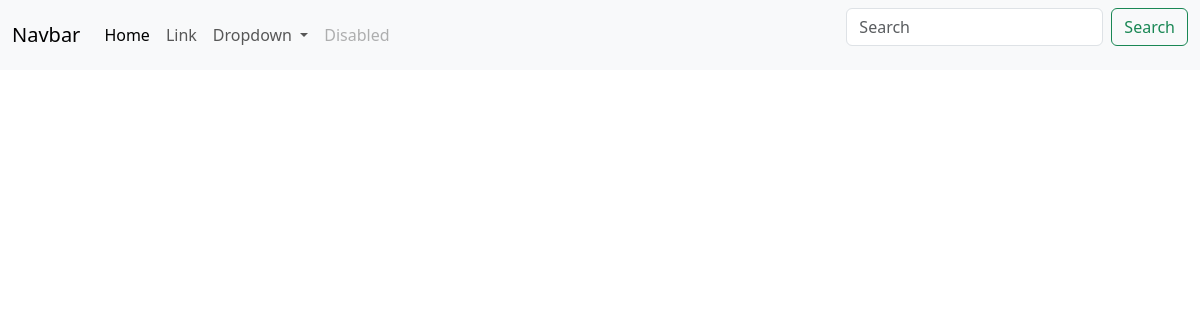
/posts/, run on an earlier commit of the app's database.
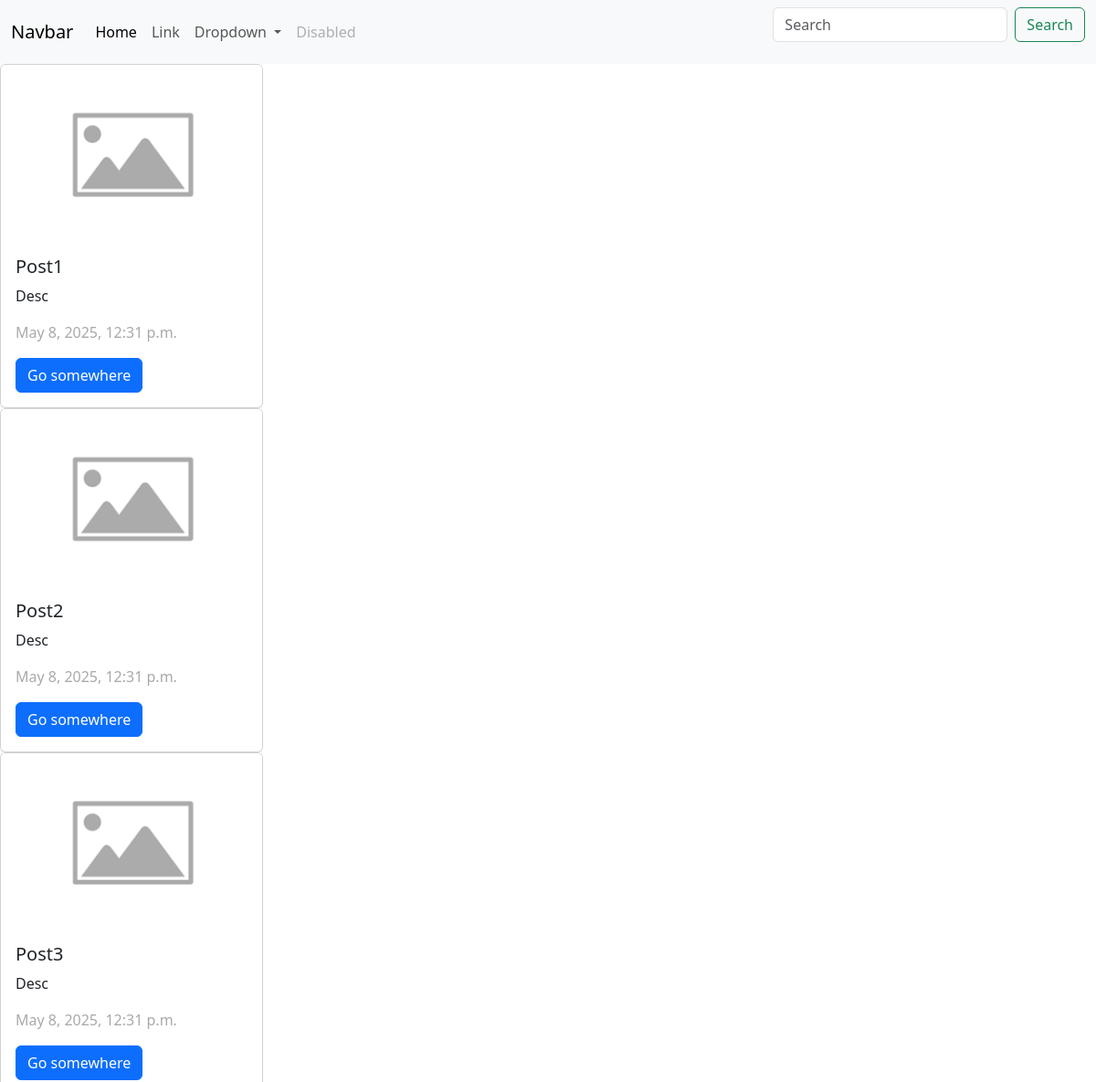
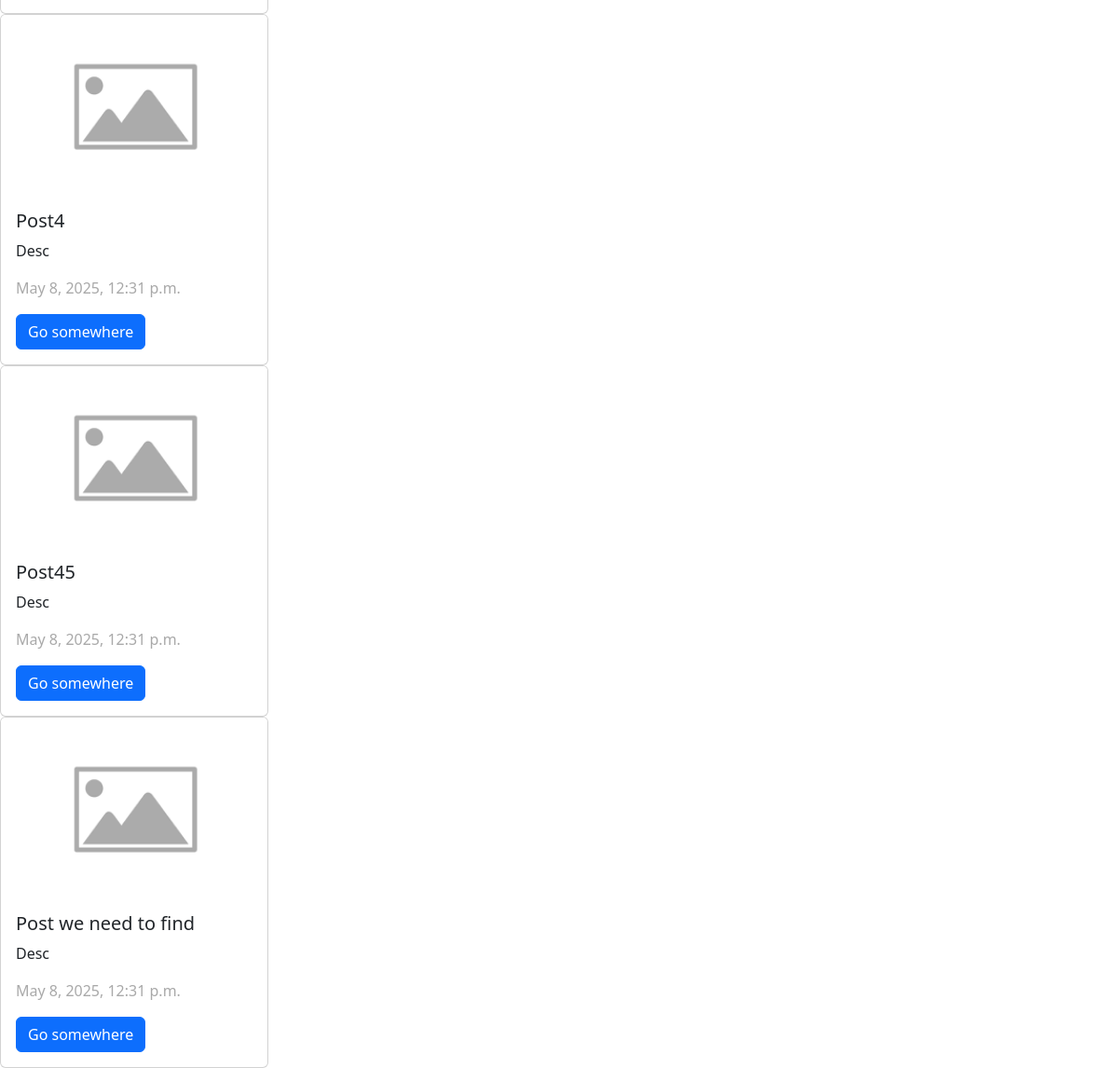
And on a later commit of the database (2 pictures, top to bottom).
### posts/models.py (models this page shows, shortened)
class Post(models.Model):
    image = models.ImageField(upload_to="post_images/", null=True, blank=True)
    title = models.CharField(max_length=256)
    content = models.CharField(max_length=556)
    rate = models.IntegerField(null=True)
    category = models.ForeignKey(Category, on_delete=models.CASCADE, null=True)
    tags = models.ManyToManyField(Tag, blank=True)
    created_at = models.DateTimeField(auto_now_add=True, null=True)
    updated_at = models.DateTimeField(auto_now=True, null=True)

### posts/views.py (the view)
# urls.py: path('posts/', post_list_view),
def post_list_view(request):
    posts = Post.objects.all()
    return render(request, "posts/post_list.html", context={'posts':posts})

### templates/posts/post_list.html
{%extends 'base.html'%}
{%block content%}
{% load static %}
{%for post in posts%}
<div class="card" style="width: 18rem;">
    {% if post.image %}
    <img src="{{post.image.url}}" class="card-img-top" alt="...">
    {% else %}
    <img src="{% static 'placeholder.png' %}" class="card-img-top" alt="...">
    {% endif %}
    <div class="card-body">
      <h5 class="card-title">{{post.title}}</h5>
      <p class="=card-text">{{post.content}}</p>
      <p class="card-text", style="color: darkgrey;">{{post.created_at}}</p>
      <a href="#" class="btn btn-primary">Go somewhere</a>
    </div>
  </div>
{%endfor%}
{%endblock%}

### templates/base.html (shortened to what this page needs)
<header>
    <link rel="stylesheet" href="https://cdn.jsdelivr.net/npm/bootstrap@5.3.3/dist/css/bootstrap.min.css">
    <nav class="navbar navbar-expand-lg bg-body-tertiary">
        <div class="container-fluid">
          <a class="navbar-brand" href="#">Navbar</a>
          <div class="collapse navbar-collapse" id="navbarSupportedContent">
            <ul class="navbar-nav me-auto mb-2 mb-lg-0">
              <li class="nav-item">
                <a class="nav-link active" aria-current="page" href="#">Home</a>
              </li>
              <li class="nav-item">
                <a class="nav-link" href="#">Link</a>
              </li>
              <li class="nav-item dropdown">
                <a class="nav-link dropdown-toggle" href="#" role="button" data-bs-toggle="dropdown" aria-expanded="false">
                  Dropdown
                </a>
              </li>
              <li class="nav-item">
                <a class="nav-link disabled" aria-disabled="true">Disabled</a>
              </li>
            </ul>
            <form class="d-flex" role="search">
              <input class="form-control me-2" type="search" placeholder="Search" aria-label="Search"/>
              <button class="btn btn-outline-success" type="submit">Search</button>
            </form>
          </div>
        </div>
      </nav>
</header>
<body>
    {%block content%}
    {%endblock%}
</body>

What changed in the data, as far as the page shows it:
added Post: title "Post1", content "Desc", created_at "May 8, 2025, 12:31 p.m."
added Post: title "Post2", content "Desc", created_at "May 8, 2025, 12:31 p.m."
added Post: title "Post3", content "Desc", created_at "May 8, 2025, 12:31 p.m."
added Post: title "Post4", content "Desc", created_at "May 8, 2025, 12:31 p.m."
added Post: title "Post45", content "Desc", created_at "May 8, 2025, 12:31 p.m."
added Post: title "Post we need to find", content "Desc", created_at "May 8, 2025, 12:31 p.m."
